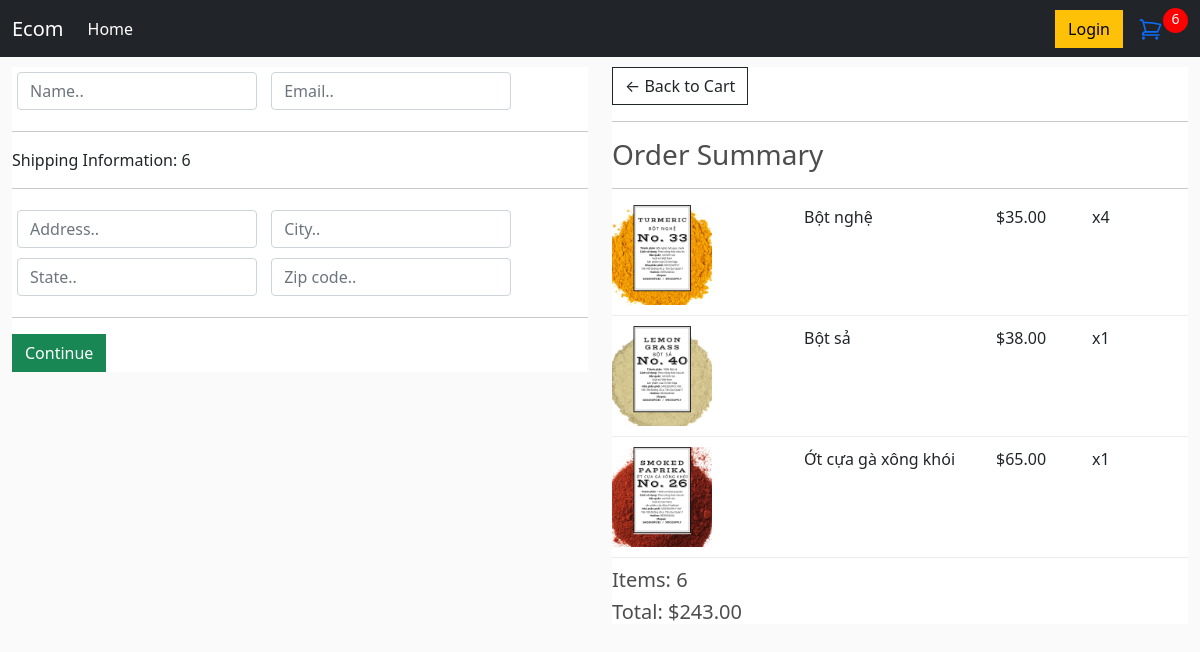
Screenshot of /checkout/ (signed in) with the database file from the repository.
### store/models.py (models this page shows, shortened)
class OrderItem(models.Model):
    product = models.ForeignKey(Products, on_delete=models.SET_NULL, null=True)
    order = models.ForeignKey(Order, on_delete=models.SET_NULL, null=True)
    quantity = models.IntegerField(default=0, null=True, blank=True)
    date_added = models.DateTimeField(auto_now_add=True)
    @property
    def get_total(self):
        total = self.product.price * self.quantity
        return total

class Products(models.Model):
    name = models.CharField(max_length=200, null=True)
    description = models.TextField()
    price = models.DecimalField(max_digits=7, decimal_places=2)
    image = models.ImageField(null=True, blank=True)
    quantity = models.PositiveIntegerField(default=0)
    @property
    def imageURL(self):
        try:
            url = self.image.url
        except:
            url = ''
        return url

class Order(models.Model):
    customer = models.ForeignKey(Customer, on_delete=models.SET_NULL, blank=True, null=True)
    date_ordered = models.DateTimeField(auto_now_add=True)
    complete = models.BooleanField(default=False, null=True, blank=False)
    transaction_id = models.CharField(max_length=200, null=True)
    @property
    def get_cart_total(self):
        orderitems = self.orderitem_set.all()
        total = sum([item.get_total for item in orderitems])
        return total
    @property
    def get_cart_items(self):
        orderitems = self.orderitem_set.all()
        total = sum([item.quantity for item in orderitems])
        return total

### store/views.py (the view)
# urls.py: path('checkout/', views.checkout, name="checkout"),
def checkout(request):
    data = cartData(request)
    cartItems = data['cartItems']
    order = data['order']
    items = data['items']
    print(f'checkout: {cartItems}')
    context = {'items': items, 'order': order, 'cartItems': cartItems}
    return render(request, 'checkout.html', context)

### store/utils.py (called while the page is built)
def cartData(request):
    if request.user.is_authenticated:
        customer = request.user.customer
        order, created = Order.objects.get_or_create(
            customer=customer, complete=False)
        items = order.orderitem_set.all()
        cartItems = order.get_cart_items
    else:
        cookieData = cookieCart(request)
        cartItems = cookieData['cartItems']
        items = cookieData['items']
        order = cookieData['order']
    return {'cartItems' : cartItems, 'order' : order, 'items' : items}

### store/templates/checkout.html (shortened to what this page needs)
{% extends 'main.html' %} {% load static %} {% block content %}
<link rel="stylesheet" href="{% static 'CSS/main.css' %}" />
<div class="row">
    <div class="col-lg-6">
        <div class="box-element" id="form-wrapper">
            <form id="form">
                <div id="user-info">
                    <div class="form-field">
                        <input
                            required
                            class="form-control"
                            type="text"
                            name="name"
                            placeholder="Name.."
                        />
                    </div>
                    <div class="form-field">
                        <input
                            required
                            class="form-control"
                            type="email"
                            name="email"
                            placeholder="Email.."
                        />
                    </div>
                </div>
                <div id="shipping-info">
                    <hr />
                    <p>Shipping Information: {{cartItems}}</p>
                    <hr />
                    <div class="form-field">
                        <input
                            class="form-control"
                            type="text"
                            name="address"
                            placeholder="Address.."
                        />
                    </div>
                    <div class="form-field">
                        <input
                            class="form-control"
                            type="text"
                            name="city"
                            placeholder="City.."
                        />
                    </div>
                    <div class="form-field">
                        <input
                            class="form-control"
                            type="text"
                            name="state"
                            placeholder="State.."
                        />
                    </div>
                    <div class="form-field">
                        <input
                            class="form-control"
                            type="text"
                            name="zipcode"
                            placeholder="Zip code.."
                        />
                    </div>
                </div>
                <hr />
                <input
                    id="form-button"
                    class="btn btn-success btn-block"
                    type="submit"
                    value="Continue"
                />
            </form>
        </div>
    </div>
    <div class="col-lg-6">
        <div class="box-element">
            <a class="btn btn-outline-dark" href="{% url 'cart' %}"
                >&#x2190; Back to Cart</a
            >
            <hr />
            <h3>Order Summary</h3>
            <hr />
            {% for item in items %}
            <div class="cart-row">
                <div style="flex: 2">
                    <img class="row-image" src="{{item.product.imageURL}}" />
                </div>
                <div style="flex: 2"><p>{{item.product.name}}</p></div>
                <div style="flex: 1">
                    <p>${{item.product.price|floatformat:2}}</p>
                </div>
                <div style="flex: 1"><p>x{{item.quantity}}</p></div>
            </div>
            {% endfor %}
            <h5>Items: {{order.get_cart_items}}</h5>
            <h5>Total: ${{order.get_cart_total|floatformat:2}}</h5>
        </div>
    </div>
</div>
{% endblock content %}

### static/CSS/main.css (style rules this page uses)
body { --backgroundcolor: #d1cfe2; --textcolor: #9cadce; --highlighttextcolor: #8a8dba; --elementcolor: #7ec4cf; background-color: var(--backgroundcolor); position: relative; }
body { background-color: hsl(0, 0%, 98%); }
h1, h2, h3, h4, h5, h6 { color: hsl(0, 0%, 30%); }
.box-element { background-color: #fff; }
.col-lg-4, .col-lg-6, .col-lg-8, .col-lg-12 { margin-top: 10px; }
.btn { border-radius: 0; }
.row-image { width: 100px; }
.form-field { width: 250px; display: inline-block; padding: 5px; }
.cart-row { display: flex; align-items: flex-stretch; padding-bottom: 10px; margin-bottom: 10px; border-bottom: 1px solid #ececec; }

### rows the page displays
OrderItem: product.imageURL (picture), product.name "Bột nghệ", product.price "35.00", quantity "4"
OrderItem: product.imageURL (picture), product.name "Bột sả", product.price "38.00", quantity "1"
OrderItem: product.imageURL (picture), product.name "Ớt cựa gà xông khói", product.price "65.00", quantity "1"
Order: get_cart_items "6", get_cart_total "243.00"

### other values shown
{{ cartItems }} "6"
